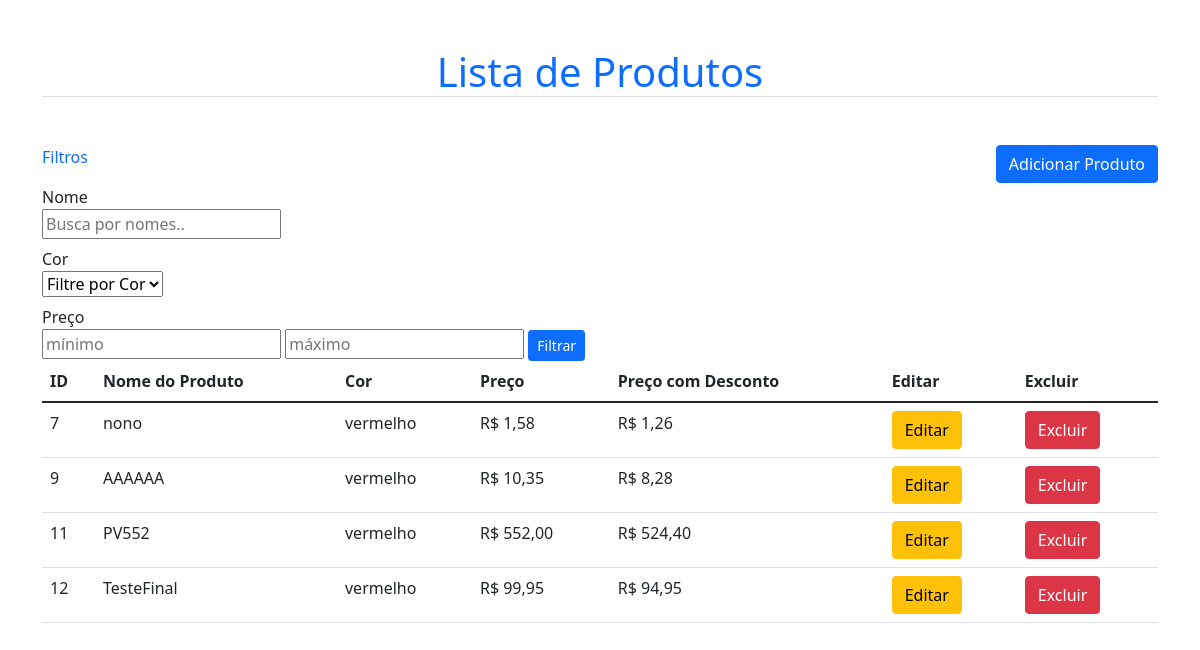
The page / on the database its author committed.
### tables this page shows
CREATE TABLE `precos` (
  `idpreco` int(11) NOT NULL,
  `preco` decimal(10,2) NOT NULL,
  `idprodf` int(11) NOT NULL
);

CREATE TABLE `produtos` (
  `idprod` int(11) NOT NULL,
  `nome` varchar(300) NOT NULL,
  `cor` enum('amarelo','azul','vermelho') NOT NULL
);

### index.php (the view, shortened to what this page needs)
<!DOCTYPE html>
<html lang="pt-br">
<head>
    <link href="https://cdn.jsdelivr.net/npm/bootstrap@5.1.3/dist/css/bootstrap.min.css" rel="stylesheet">
</head>
<body>
    <div class="container">
        <h1 class="text-center border-bottom text-primary my-5">Lista de Produtos</h1>
        <div class="float-end mb-5">
            <a class="btn btn-primary" href="adicionarproduto.php">Adicionar Produto</a>
        </div>
        <?php
        include("dao/dbconexao.php");
        $sql_busca_produtos = "SELECT idprod, nome, cor, preco  FROM produtos INNER JOIN precos ON idprodf = idprod";
        $result_produtos = $conn->query($sql_busca_produtos);
        ?>
<p class="text-primary">Filtros</p>
            <p class="mb-0">Nome</p>
            <input class="mb-2" type="text" id="busca-nome" onkeyup="buscaPorNomes()" placeholder="Busca por nomes..">
            <p class="mb-0">Cor</p>
            <select class="mb-2" name="select-cor" id="select-cor" onchange="buscaPorCor()">
                <option value="">Filtre por Cor</option>
            </select>
            <p class="mb-0">Preço</p>
                <input type="number" id="prmenor" placeholder="mínimo" step=".01">
                <input type="number" id="prmaior" placeholder="máximo" step=".01">
                <button class="btn btn-primary btn-sm" onclick="buscaPorPreco()">Filtrar</button>
        <table class="table" id="table-prods">
            <thead>
                <tr>
                    <th scope="col">ID</th>
                    <th scope="col">Nome do Produto</th>
                    <th scope="col">Cor</th>
                    <th scope="col">Preço</th>
                    <th scope="col">Preço com Desconto</th>
                    <th scope="col">Editar</th>
                    <th scope="col">Excluir</th>
                </tr>
            </thead>
            <tbody>
                <?php if (isset($vazia)) {
                    echo "<tr><td colspan='6'> Não há produtos. </td></tr>";
                } else {
                    for ($i = 1; $i < $result_produtos->num_rows; $i++) {
                        $produto = $result_produtos->fetch_object();
                        echo "<tr>";
                        echo "<td scope='row'>" . $produto->idprod . "</td>";
                        echo "<td scope='row'>" . $produto->nome . "</td>";
                        echo "<td scope='row'>" . $produto->cor . "</td>";
                        echo "<td scope='row'>R$ " . number_format($produto->preco, 2, ',', '.') . "</td>";
                        echo "<td scope='row'>R$ ";
                        if ($produto->cor == "amarelo")
                            echo number_format(($produto->preco * 0.9), 2, ',', '.');
                        else if ($produto->cor == "azul" || ($produto->cor == "vermelho" && $produto->preco <= 50))
                            echo number_format(($produto->preco * 0.8), 2, ',', '.');
                        else if ($produto->cor == "vermelho" && $produto->preco > 50)
                            echo number_format(($produto->preco * 0.95), 2, ',', '.');
                        echo "</td>";
                        echo "<td><a href='editarproduto.php?idprod=" . $produto->idprod . "' class='btn btn-warning'>Editar</a></td>";
                        echo "<td><a href='dao/dbexcluirproduto.php?idprod=" . $produto->idprod . "' class='btn btn-danger'>Excluir</button></td>";
                        echo "</tr>";
                    }
                }
                ?>
            </tbody>
        </table>
    </div>
</body>
</html>

### rows shown on the page
precos: idprodf.idprod "7", idprodf.nome "nono", idprodf.cor "vermelho", preco "1,58", $produto->preco*0.8 "1,26"
precos: idprodf.idprod "9", idprodf.nome "AAAAAA", idprodf.cor "vermelho", preco "10,35", $produto->preco*0.8 "8,28"
precos: idprodf.idprod "11", idprodf.nome "PV552", idprodf.cor "vermelho", preco "552,00", $produto->preco*0.95 "524,40"
precos: idprodf.idprod "12", idprodf.nome "TesteFinal", idprodf.cor "vermelho", preco "99,95", $produto->preco*0.95 "94,95"
